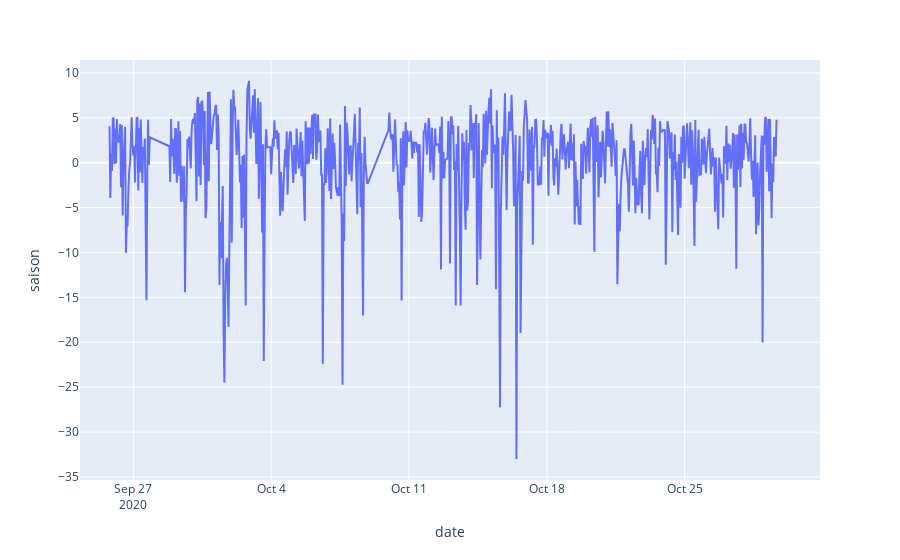

Notebook code cell kept with this figure:
### Code cell
df_1['saison'] = [i-j for i,j in zip(df_1['roll_day'],df_1['value'])]
fig = px.line(df_1, x="date", y="saison")
fig.show()

### Figure 1 — Plotly figure (JSON) as saved in the notebook; plotly's stock layout.template omitted (floating-point values rounded to 4 significant figures; data arrays with more than 128 entries replaced by an {"elided": "..."} marker saying what was removed)
{"data": [{"hoverlabel": {"namelength": 0}, "hovertemplate": "date=%{x}<br>saison=%{y}", "legendgroup": "", "line": {"color": "#636efa", "dash": "solid"}, "mode": "lines", "name": "", "showlegend": false, "type": "scatter", "x": {"elided": "785 str values"}, "xaxis": "x", "y": {"elided": "785 float values"}, "yaxis": "y"}], "layout": {"legend": {"tracegroupgap": 0}, "margin": {"t": 60}, "xaxis": {"anchor": "y", "domain": [0, 1], "title": {"text": "date"}}, "yaxis": {"anchor": "x", "domain": [0, 1], "title": {"text": "saison"}}}}
